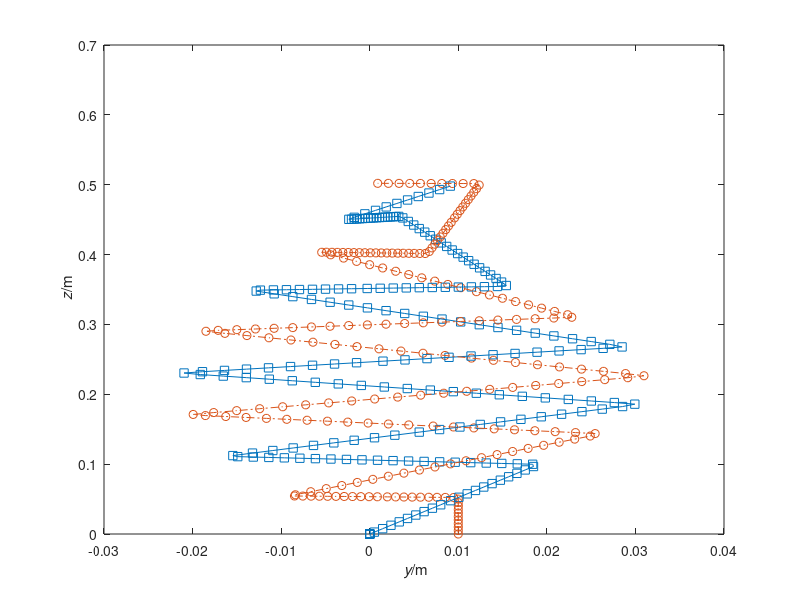

MATLAB code for this plot:
%%% rubberband2D_temp.m
%% Last-Updated: 2024-04-04T21:40:19+0200
%%
%% SI units used throughout
%% Simulation of two bodies connected by non-Hookean spring in 2D
%% Coordinates (y,z)
ma = 1; % mass of object a
mb = 1; % mass of object b
ya0 = 0; za0 = 0; % initial position of object a
yb0 = 0.01; zb0 = 0; % initial position of object a
vya0 = 0; vza0 = 0; % initial velocity of object a
vyb0 = 0; vzb0 = 0.1; % initial velocity of object b
T0 = (273.15+25); % initial temperature
Gya = 0; Gza = 0; % gravity supply on object a
Gyb = 0; Gzb = 0; % gravity supply on object b
k = 4; % spring-temperature coefficient
ln = 0.05; % natural length of rubber band
t0 = 0; % initial time
t1 = 10; % final time, can also be earlier than initial
dt = 0.01; % time step, negative if backward time integration %@
%% adjust final time if not multiple of timestep
t1 = t1 + mod(t1-t0,dt);
%% check if timestep and time interval are consistent
if (t1-t0)*dt <= 0
  error('time interval inconsistent with timestep');
end
%% Save values of all quantities at some steps during the simulation,
%% for subsequente analysis or plotting
%% (saving at all timesteps could be too costly)
Nsaves = 200; % number of timepoints to save during the simulation
%% Calculate time interval for saving
dsave = (t1-t0)/(Nsaves-1);
if abs(dsave) < abs(dt)
  error('time interval between saves is smaller than timestep')
end
%% Initialize vectors to contain saved values
tSave = nan(Nsaves,1); % time
yaSave = nan(Nsaves,1); zaSave = nan(Nsaves,1); % position object a
ybSave = nan(Nsaves,1); zbSave = nan(Nsaves,1); % position object b
PyaSave = nan(Nsaves,1); PzaSave = nan(Nsaves,1); % momentum object a
PybSave = nan(Nsaves,1); PzbSave = nan(Nsaves,1); % momentum object b
%% Save initial values
i = 1; % index that keeps count of savepoints
tSave(1) = t0;
yaSave(1) = ya0; zaSave(1) = za0;
ybSave(1) = yb0; zbSave(1) = zb0;
PyaSave(1) = ma*vya0; PzaSave(1) = ma*vza0;
PybSave(1) = mb*vyb0; PzbSave(1) = mb*vzb0;
%% Initialize plot
cols = get(0, 'DefaultAxesColorOrder');
plot(yaSave(1), zaSave(1), 's','Color',cols(1,:)); axis('tight');
plot(ybSave(1), zbSave(1), 'o','Color',cols(2,:));
xlabel('{\it y}/m'); ylabel('{\it z}/m'); hold on;
%% %@
%% Numerical time integration
%% Initialize
t = t0;
ya = ya0; za = za0;
yb = yb0; zb = zb0;
vya = vya0; vza = vza0;
vyb = vyb0; vzb = vzb0;
Pya = ma*vya0; Pza = ma*vza0;
Pyb = mb*vyb0; Pzb = mb*vzb0;
T = T0
%% loop
while (t < t1 && t0 < t1) || (t1 < t && t1 < t0) % possible backward time integr.
  %% update time
  t = t + dt;
  %% non-Hookean constitutive relation
  l = norm([ya-yb, za-zb]); % present length
  if l < ln
    Fyab = 0;
    Fzab = 0;
  else
    Fyab = -k*T*(ya-yb)*(l-ln)/l;
    Fzab = -k*T*(za-zb)*(l-ln)/l;
  end
  %% update momentum
  Fyba = -Fyab;
  Fzba = -Fzab;
  Pya = Pya + (Fyab + Gya)*dt;
  Pza = Pza + (Fzab + Gza)*dt;
  Pyb = Pyb + (Fyba + Gyb)*dt;
  Pzb = Pzb + (Fzba + Gzb)*dt;
  %% update velocity
  vya = Pya/ma;
  vza = Pza/ma;
  vyb = Pyb/mb;
  vzb = Pzb/mb;
  %% update position. We could also update first position, then velocity
  ya = ya + vya*dt;
  za = za + vza*dt;
  yb = yb + vyb*dt;
  zb = zb + vzb*dt; %@
  %% Check whether to save & plot at this step
  if min(abs([0 dsave] - mod(t-t0, dsave))) <= abs(dt)/2
    i = i+1;
    tSave(i) = t;
    yaSave(i) = ya; zaSave(i) = za;
    ybSave(i) = yb; zbSave(i) = zb;
    PyaSave(i) = Pya; PzaSave(i) = Pza;
    PybSave(i) = Pyb; PzbSave(i) = Pzb;
    plot(ya, za, 's','Color',cols(1,:));
    plot(yb, zb, 'o','Color',cols(2,:));
    pause(0.001);
  end %@
end %@
%% Plot full trajectory
plot(yaSave,zaSave,'-','Color',cols(1,:));
plot(ybSave,zbSave,'-.','Color',cols(2,:)); %@
